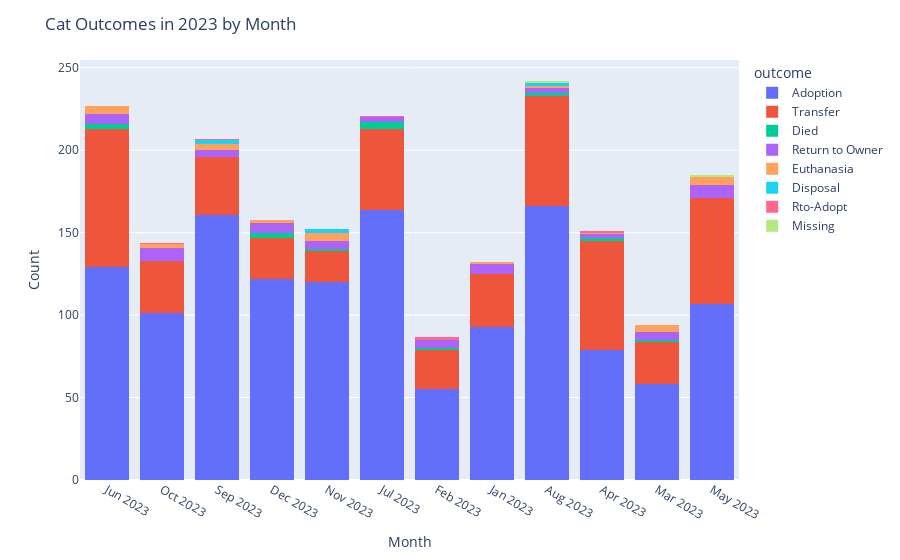

Notebook code cell kept with this figure:
### Code cell
# show the distribution of outcomes over time
fig = px.histogram(df, x="month_year", color="outcome", barmode='stack')

fig.update_layout(
    title="Cat Outcomes in 2023 by Month",
    xaxis_title="Month",
    yaxis_title="Count"
)

rev_outcome = {str(key): value for key, value in rev_outcome.items()}
fig.for_each_trace(lambda t: t.update(name=rev_outcome.get(str(t.name), t.name)))

fig.show()

### Figure 1 — Plotly figure (JSON) as saved in the notebook; plotly's stock layout.template omitted (floating-point values rounded to 4 significant figures; data arrays with more than 128 entries replaced by an {"elided": "..."} marker saying what was removed)
{"data": [{"alignmentgroup": "True", "bingroup": "x", "hovertemplate": "outcome=1<br>month_year=%{x}<br>count=%{y}<extra></extra>", "legendgroup": "1", "marker": {"color": "#636efa", "pattern": {"shape": ""}}, "name": "Adoption", "offsetgroup": "1", "orientation": "v", "showlegend": true, "type": "histogram", "x": {"elided": "1355 str values"}, "xaxis": "x", "yaxis": "y"}, {"alignmentgroup": "True", "bingroup": "x", "hovertemplate": "outcome=2<br>month_year=%{x}<br>count=%{y}<extra></extra>", "legendgroup": "2", "marker": {"color": "#EF553B", "pattern": {"shape": ""}}, "name": "Transfer", "offsetgroup": "2", "orientation": "v", "showlegend": true, "type": "histogram", "x": {"elided": "523 str values"}, "xaxis": "x", "yaxis": "y"}, {"alignmentgroup": "True", "bingroup": "x", "hovertemplate": "outcome=6<br>month_year=%{x}<br>count=%{y}<extra></extra>", "legendgroup": "6", "marker": {"color": "#00cc96", "pattern": {"shape": ""}}, "name": "Died", "offsetgroup": "6", "orientation": "v", "showlegend": true, "type": "histogram", "x": ["Jul 2023", "Feb 2023", "Jul 2023", "Jun 2023", "Dec 2023", "Jun 2023", "Aug 2023", "Jul 2023", "Dec 2023", "Jun 2023", "Dec 2023", "Jul 2023", "Mar 2023", "Aug 2023", "Apr 2023", "Nov 2023", "Apr 2023"], "xaxis": "x", "yaxis": "y"}, {"alignmentgroup": "True", "bingroup": "x", "hovertemplate": "outcome=3<br>month_year=%{x}<br>count=%{y}<extra></extra>", "legendgroup": "3", "marker": {"color": "#ab63fa", "pattern": {"shape": ""}}, "name": "Return to Owner", "offsetgroup": "3", "orientation": "v", "showlegend": true, "type": "histogram", "x": ["May 2023", "Feb 2023", "Nov 2023", "Nov 2023", "Nov 2023", "Nov 2023", "May 2023", "Feb 2023", "Jul 2023", "Jul 2023", "Apr 2023", "Jan 2023", "Sep 2023", "Dec 2023", "Apr 2023", "Nov 2023", "Mar 2023", "May 2023", "Mar 2023", "Oct 2023", "Sep 2023", "Jan 2023", "Jan 2023", "May 2023", "Feb 2023", "Aug 2023", "Jun 2023", "Dec 2023", "Feb 2023", "Jul 2023", "Jun 2023", "May 2023", "Jan 2023", "Jun 2023", "Aug 2023", "May 2023", "Oct 2023", "Oct 2023", "Oct 2023", "Jun 2023", "Jan 2023", "Dec 2023", "Jan 2023", "Dec 2023", "Mar 2023", "Dec 2023", "Oct 2023", "Sep 2023", "Sep 2023", "Jun 2023", "Aug 2023", "Oct 2023", "May 2023", "May 2023", "Feb 2023", "Jun 2023", "Oct 2023", "Dec 2023", "Mar 2023", "Oct 2023", "Mar 2023"], "xaxis": "x", "yaxis": "y"}, {"alignmentgroup": "True", "bingroup": "x", "hovertemplate": "outcome=5<br>month_year=%{x}<br>count=%{y}<extra></extra>", "legendgroup": "5", "marker": {"color": "#FFA15A", "pattern": {"shape": ""}}, "name": "Euthanasia", "offsetgroup": "5", "orientation": "v", "showlegend": true, "type": "histogram", "x": ["Apr 2023", "May 2023", "Mar 2023", "Nov 2023", "Sep 2023", "May 2023", "May 2023", "Oct 2023", "Nov 2023", "Dec 2023", "Jun 2023", "Jun 2023", "Aug 2023", "Mar 2023", "Jun 2023", "Oct 2023", "Nov 2023", "Mar 2023", "May 2023", "Nov 2023", "Jan 2023", "Jun 2023", "Mar 2023", "Jun 2023", "Nov 2023", "Sep 2023", "Sep 2023", "Dec 2023", "Sep 2023", "May 2023"], "xaxis": "x", "yaxis": "y"}, {"alignmentgroup": "True", "bingroup": "x", "hovertemplate": "outcome=9<br>month_year=%{x}<br>count=%{y}<extra></extra>", "legendgroup": "9", "marker": {"color": "#19d3f3", "pattern": {"shape": ""}}, "name": "Disposal", "offsetgroup": "9", "orientation": "v", "showlegend": true, "type": "histogram", "x": ["Nov 2023", "Sep 2023", "Aug 2023", "Aug 2023", "Nov 2023", "Sep 2023"], "xaxis": "x", "yaxis": "y"}, {"alignmentgroup": "True", "bingroup": "x", "hovertemplate": "outcome=4<br>month_year=%{x}<br>count=%{y}<extra></extra>", "legendgroup": "4", "marker": {"color": "#FF6692", "pattern": {"shape": ""}}, "name": "Rto-Adopt", "offsetgroup": "4", "orientation": "v", "showlegend": true, "type": "histogram", "x": ["Sep 2023", "Oct 2023", "Jul 2023", "Feb 2023", "Feb 2023", "Apr 2023"], "xaxis": "x", "yaxis": "y"}, {"alignmentgroup": "True", "bingroup": "x", "hovertemplate": "outcome=8<br>month_year=%{x}<br>count=%{y}<extra></extra>", "legendgroup": "8", "marker": {"color": "#B6E880", "pattern": {"shape": ""}}, "name": "Missing", "offsetgroup": "8", "orientation": "v", "showlegend": true, "type": "histogram", "x": ["May 2023", "Aug 2023"], "xaxis": "x", "yaxis": "y"}], "layout": {"barmode": "stack", "legend": {"title": {"text": "outcome"}, "tracegroupgap": 0}, "margin": {"t": 60}, "title": {"text": "Cat Outcomes in 2023 by Month"}, "xaxis": {"anchor": "y", "domain": [0, 1], "title": {"text": "Month"}}, "yaxis": {"anchor": "x", "domain": [0, 1], "title": {"text": "Count"}}}}
